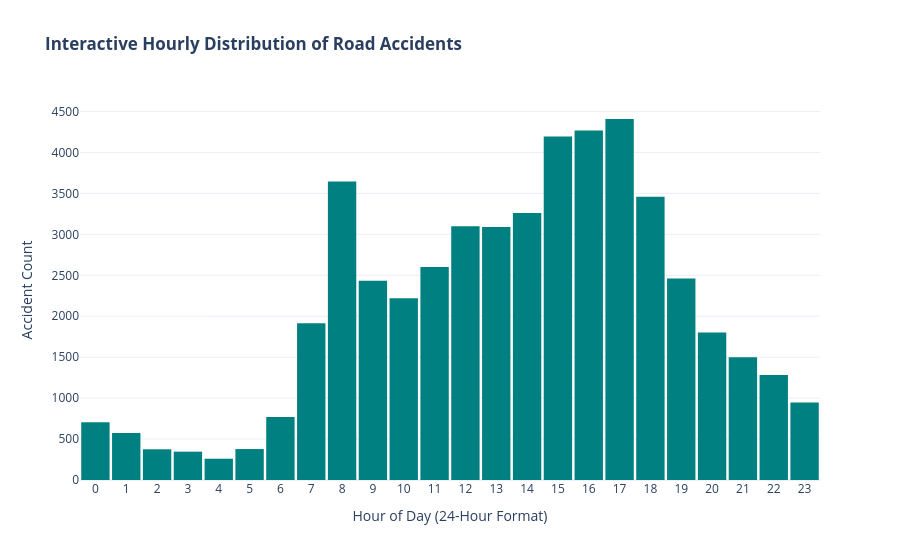

The code cell stored with this chart in its notebook:
### Markdown cell above
## Univariate Analysis (Single-Variable Exploration)
#### Focuses on understanding individual feature distributions, frequencies, and spreads in isolation.

### Code cell
# Objective: Examine the hourly distribution of accidents across a 24-hour cycle.
fig = px.histogram(
    df_Cleaned,
    x='Hour',
    nbins=24,
    title='<b>Interactive Hourly Distribution of Road Accidents</b>',
    labels={'Hour': 'Hour of Day (0 - 23)', 'count': 'Number of Accidents'},
    color_discrete_sequence=['teal']
)

fig.update_layout(
    xaxis_title='Hour of Day (24-Hour Format)',
    yaxis_title='Accident Count',
    bargap=0.08,
    template='plotly_white',
    xaxis=dict(tickmode='linear', tick0=0, dtick=1)
)

fig.show()

### Figure 1 — Plotly figure (JSON) as saved in the notebook; plotly's stock layout.template omitted (floating-point values rounded to 4 significant figures; data arrays with more than 128 entries replaced by an {"elided": "..."} marker saying what was removed)
{"data": [{"bingroup": "x", "hovertemplate": "Hour of Day (0 - 23)=%{x}<br>count=%{y}<extra></extra>", "legendgroup": "", "marker": {"color": "teal", "pattern": {"shape": ""}}, "name": "", "nbinsx": 24, "orientation": "v", "showlegend": false, "type": "histogram", "x": {"elided": "50000 int values"}, "xaxis": "x", "yaxis": "y"}], "layout": {"bargap": 0.08, "barmode": "relative", "legend": {"tracegroupgap": 0}, "title": {"text": "<b>Interactive Hourly Distribution of Road Accidents</b>"}, "xaxis": {"anchor": "y", "domain": [0, 1], "dtick": 1, "tick0": 0, "tickmode": "linear", "title": {"text": "Hour of Day (24-Hour Format)"}}, "yaxis": {"anchor": "x", "domain": [0, 1], "title": {"text": "Accident Count"}}}}
